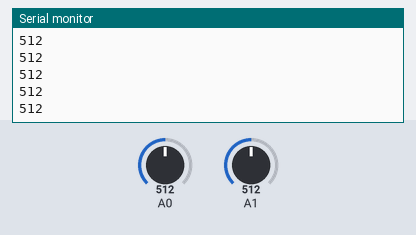
Bench run of a sketch on a simulated Arduino Uno, built with avr-gcc and run on an emulated ATmega328P. On the bench: the last lines printed to the serial monitor. The inputs (shaded band) are chosen by the test bench; at power-on: A0 = 512, A1 = 512.

Above: at 0.8 s.
0.9 s: A0 set to 716
At 1.9 s:
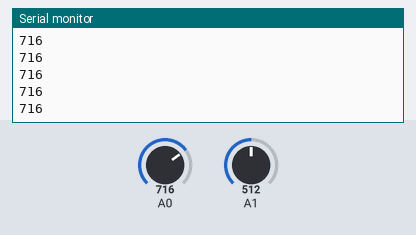
2.4 s: A0 set to 900
At 3.3 s:
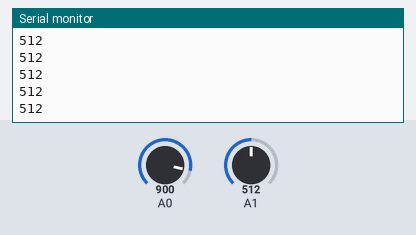
Timing chart, 0 to 5.4 s (numbered marks = the images above; inputs shaded):
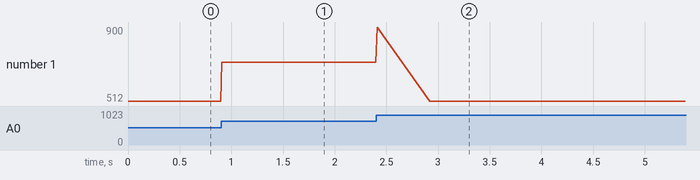

The sketch:

elbowtest.ino
```cpp
#include <Hinge.h>

Hinge elbow(52,53,A0);
Hinge shoulder(50,51,A1);

void setup() {
  // put your setup code here, to run once:
Serial.begin(9600);
elbow.turnTo(900);
delay(500);
shoulder.turnTo(500);
}

void loop() {
  // put your main code here, to run repeatedly:
}
```

Measured:
- after the input at 0.9 s, the serial monitor: prints a new line at once (image 1)
- after the input at 2.4 s, the serial monitor: prints a new line at once (image 2)
- plotted number 1: 512 → 716 after the input at 0.9 s
